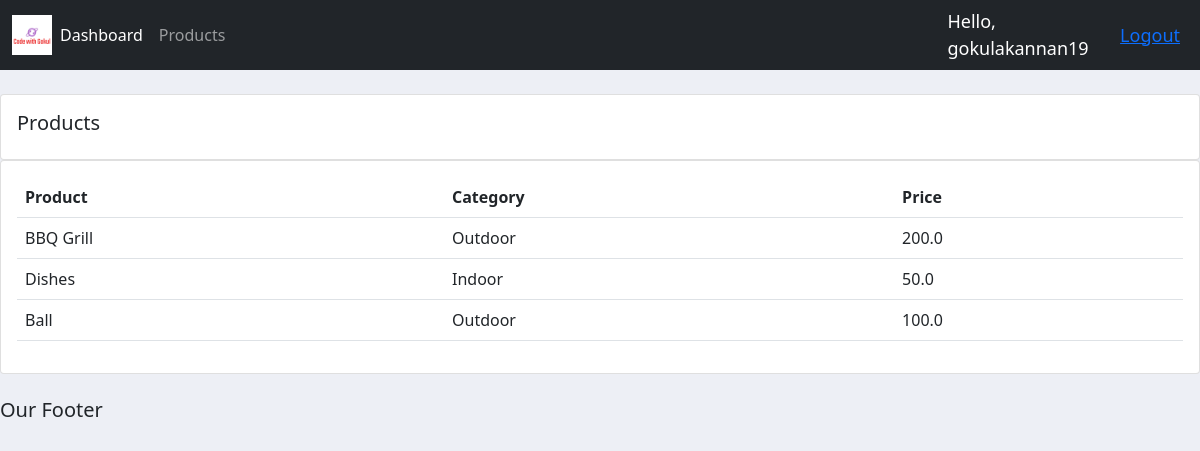
Screenshot of /products/ (signed in) with the database file from the repository.
### accounts/models.py (models this page shows, shortened)
class Product(models.Model):
    CATEGORY = [
        ('Indoor', 'Indoor'),
        ('Outdoor', 'Outdoor')
    ]
    name = models.CharField(max_length=200, null=True)
    price = models.FloatField(null=True)
    category = models.CharField(max_length=200, null=True, choices=CATEGORY)
    description = models.CharField(max_length=200, null=True)
    date_created = models.DateTimeField(auto_now_add=True, null=True)
    Tag = models.ManyToManyField(Tag)

### accounts/decorators.py (the view)
        def wrapper_func(request, *args, **kwargs):
            group = None
            if request.user.groups.exists():
                group = request.user.groups.all()[0].name
            if group in allowed_roles:
                return view_func(request, *args, **kwargs)
            else:
                return HttpResponse("You are not authorized to view this webpage")

### accounts/views.py (called while the page is built)
@login_required(login_url="login")
@allowed_users(allowed_roles=['admin'])
def products(request):
    products = Product.objects.all()
    context = {
        'products': products
    }
    return render(request, 'accounts/products.html', context)

### accounts/templates/accounts/products.html
{% extends 'accounts/main.html' %}
{% block content %}
<br>
<div class="row">
    <div class="col-md">
        <div class="card card-body">
            <h5>Products</h5>
        </div>
        <div class="card card-body">
            <table class="table">
                <tr>
                    <th>Product</th>
                    <th>Category</th>
                    <th>Price</th>
                </tr>
                {% for i in products %}
                <tr>
                    <td>{{ i.name }}</td>
                    <td>{{ i.category }}</td>
                    <td>{{ i.price }}</td>
            </tr>
            {% endfor %}
            </table>
        </div>
    </div>
</div>
{% endblock content %}

### accounts/templates/accounts/navbar.html (shortened to what this page needs)
{% load static %}
<nav class="navbar navbar-expand-lg navbar-dark bg-dark">
    <div class="container-fluid">
      <img id="logo" src="{% static 'images/logo.png' %}">
      <div class="collapse navbar-collapse" id="navbarNav">
        <ul class="navbar-nav">
          {% if request.user.is_staff %}
          <li class="nav-item">
            <a class="nav-link active" aria-current="page" href="{% url 'home' %}">Dashboard</a>
          </li>
          <li class="nav-item">
            <a class="nav-link" href="{% url 'products' %}">Products</a>
          </li>
          {% else %}
          <li class="nav-item">
            <a class="nav-link" href="{% url 'accounts' %}">Settings</a>
          </li>
          {% endif %}
        </ul>
      </div>
    </div>
    <span class="hello-msg">Hello, {{request.user}}</span>
    <span class="hello-msg"><a href="{% url 'logout' %}">Logout</a></span>
  </nav>

### static/css/main.css (style rules this page uses)
#logo { height: 40px; width: 40px; }
body { background-color: #edeff5; }

### accounts/templates/accounts/navbar.html (style rules this page uses)
.hello-msg { font-size: 18px; color: white; margin-right: 20px; }

### rows the page displays
Product: name "BBQ Grill", category "Outdoor", price "200.0"
Product: name "Dishes", category "Indoor", price "50.0"
Product: name "Ball", category "Outdoor", price "100.0"

### other values shown
{{ request.user }} "gokulakannan19"
